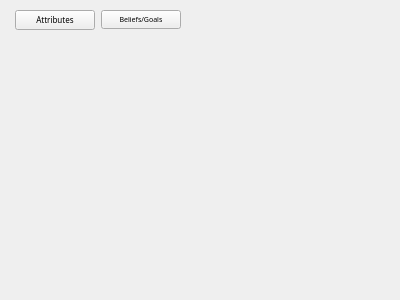
<?xml version="1.0" encoding="UTF-8"?>
<ui version="4.0">
 <class>Form</class>
 <widget class="QWidget" name="Form">
  <property name="geometry">
   <rect>
    <x>0</x>
    <y>0</y>
    <width>400</width>
    <height>300</height>
   </rect>
  </property>
  <property name="windowTitle">
   <string>Form</string>
  </property>
  <widget class="QWidget" name="">
   <property name="geometry">
    <rect>
     <x>15</x>
     <y>10</y>
     <width>196</width>
     <height>196</height>
    </rect>
   </property>
   <layout class="QGridLayout" name="gridLayout">
    <item row="0" column="0">
     <widget class="QPushButton" name="attributesButton">
      <property name="sizePolicy">
       <sizepolicy hsizetype="Fixed" vsizetype="Fixed">
        <horstretch>0</horstretch>
        <verstretch>0</verstretch>
       </sizepolicy>
      </property>
      <property name="font">
       <font>
        <family>More Perfect DOS VGA</family>
        <pointsize>6</pointsize>
       </font>
      </property>
      <property name="text">
       <string>Attributes</string>
      </property>
     </widget>
    </item>
    <item row="1" column="0" colspan="3">
     <widget class="QStackedWidget" name="attributeStack">
      <property name="currentIndex">
       <number>0</number>
      </property>
      <widget class="QWidget" name="page_3"/>
      <widget class="QWidget" name="page_4"/>
     </widget>
    </item>
    <item row="0" column="1">
     <widget class="QPushButton" name="beliefsGoalsButton">
      <property name="sizePolicy">
       <sizepolicy hsizetype="Fixed" vsizetype="Fixed">
        <horstretch>0</horstretch>
        <verstretch>0</verstretch>
       </sizepolicy>
      </property>
      <property name="font">
       <font>
        <family>More Perfect DOS VGA</family>
        <pointsize>5</pointsize>
       </font>
      </property>
      <property name="text">
       <string>Beliefs/Goals</string>
      </property>
     </widget>
    </item>
   </layout>
  </widget>
 </widget>
 <resources/>
 <connections/>
</ui>
